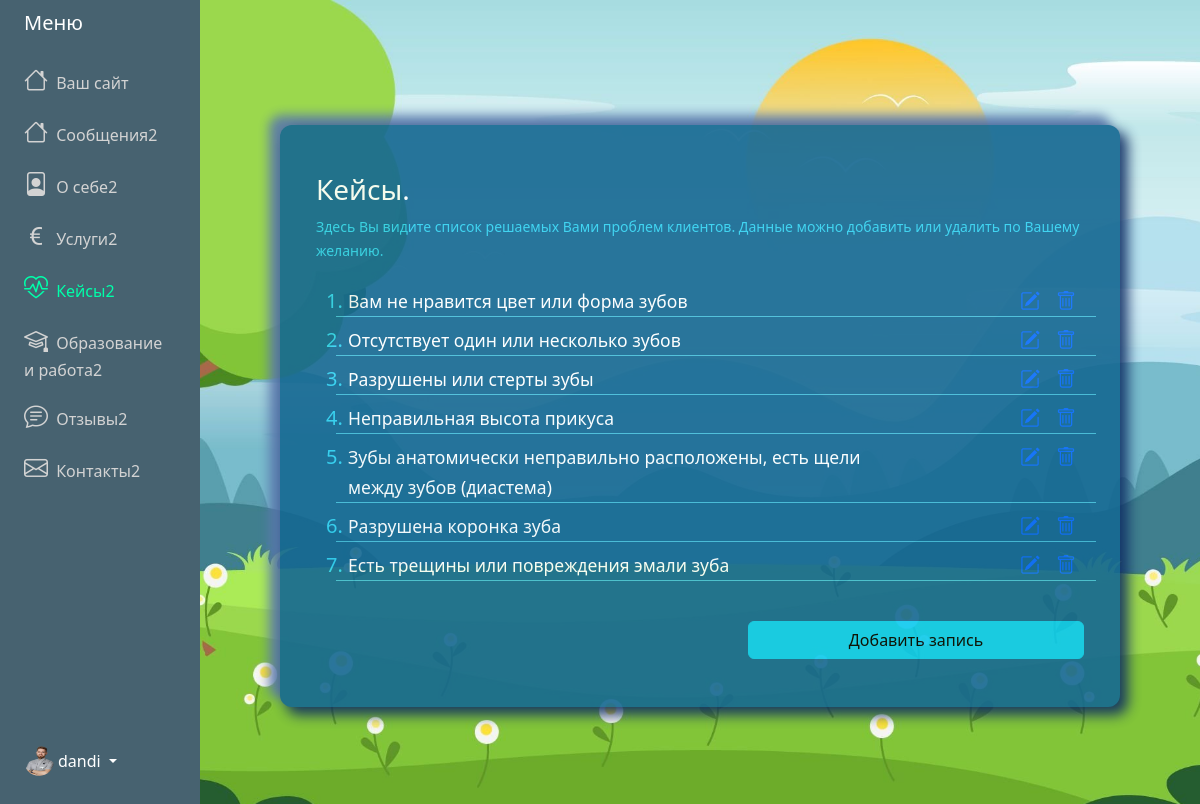
/adminPanel/cases/ (signed in), run on the app's committed database.
### adminPanel/models.py (models this page shows, shortened)
class Menu (models.Model):
    user = models.OneToOneField(User, on_delete=models.CASCADE)
    messages = models.CharField('Сообщения', max_length=100, default="Сообщения")
    about = models.CharField('О себе', max_length=100, default="О себе")
    services = models.CharField('Услуги', max_length=100, default="Услуги")
    cases = models.CharField('Кейсы', max_length=100, default="Кейсы")
    ed_and_work = models.CharField('Образование и работа', max_length=100, default="Образование и работа")
    feedbacks = models.CharField('Отзывы', max_length=100, default="Отзывы")
    contacts = models.CharField('Контакты', max_length=100, default="Контакты")

class About(models.Model):
    user = models.OneToOneField(User, on_delete=models.CASCADE)
    profession = models.CharField(max_length=200)
    slogan = models.TextField(null=True, blank=True)
    main_foto = models.ImageField(
        default="avatar.jpg",
        upload_to="About_main_foto"
    )

class Case(models.Model):
    post = models.TextField(null=False, blank=False)
    user = models.ForeignKey(User, on_delete=models.CASCADE)

### adminPanel/views.py (the view)
# urls.py: path('adminPanel/cases/', MyCaseView.as_view(), name="cases"),
class MyCaseView(LoginRequiredMixin,ListView):
    model = Case
    template_name = "adminPanel/case.html"
    context_object_name = "posts"
    def get_context_data(self, **kwargs):
        context = super().get_context_data(**kwargs)
        context['title'] = 'Решаемые проблемы'
        context['active'] = 'cases'
        context['menu'] = request_menu(self.request)
        return context

### adminPanel/views.py (called while the page is built)
def request_menu(request):
    user_id = request.user.id  # Получаем id текущего пользователя
    menu = Menu.objects.filter(user_id=user_id).first()  # Используем user_id для фильтрации
    return menu

### adminPanel/templates/adminPanel/case.html (shortened to what this page needs)
{% extends "adminPanel/base.html" %}
{% block content %}
<div class="container vh-100 d-flex align-items-center">
    <div id="innerPage">
        <div class="row align-items-center justify-content-center">
            <div class="col-12 text-white px-5 pt-5">
                <div class="lead">
                    <h3>Кейсы.</h3>
                    <p class="fs-6 mb-4">
                        <small class="label-color">Здесь Вы видите список решаемых Вами проблем клиентов. Данные можно добавить или удалить по Вашему желанию.</small>
                    </p>
                </div>
                {% if posts %}
                <ol class="categories">
                    {% for post in posts %}
                    <li class="label-color fs-5">
                        <div class="row mt-2" style="border-bottom: 1px solid #45bdd9;">
                            <div class="col-9">
                                <a href="{% url 'update-case' post.id %}" style="text-decoration: none;color: #ffffff;">
                                    <small>{{ post.post }}</small>
                                </a>
                            </div>
                            <div class="task-controls col-3 card-text d-flex">
                                <a class="edit px-2 ms-auto" href="{% url 'update-case' post.id %}">
                                    <i class="bi bi-pencil-square"></i></a>
                                <a class="edit px-2" href="{% url 'delete-case' post.id %}"><i class="bi bi-trash"></i></a>
                            </div>
                        </div>
                    </li>
                    {%endfor%}
                </ol>
                {% else %}
                <p class="text-center"> Список пуст!
                    <a href="{% url 'create-case' %}">Добавить запись</a>
                </p>
                {% endif %}
            </div>
        </div>
        <div class="row align-items-center justify-content-center">
            <div class="col-sm-6 col-xs-12 d-sm-block  px-5 pb-5">
                <a href="{% url 'create-case' %}" class="btn btn-info mt-4 w-100"
                    id="cases-brn">Добавить запись</a>
            </div>
        </div>
    </div>
</div>
{% endblock content %}

### adminPanel/templates/adminPanel/base.html (shortened to what this page needs)
{% load static %}
<!DOCTYPE html>
<html lang="en">
<head>
    <link href="https://cdn.jsdelivr.net/npm/bootstrap@5.3.3/dist/css/bootstrap.min.css" rel="stylesheet"
>
    <link rel="stylesheet"
        href="https://cdnjs.cloudflare.com/ajax/libs/bootstrap-icons/1.8.1/font/bootstrap-icons.min.css">
    <link rel="stylesheet" href="{% static 'css/styles.css'%}">
</head>
<body class="admin-panel-body">
    <div class="container-fluid">
        <div class="row flex-nowrap">
            <div class="col-auto col-md-3 col-xl-2 px-sm-2 px-0 menu-bg-custom">
                <div class="d-flex flex-column align-items-center align-items-sm-start px-3 pt-2 text-white min-vh-100">
                    <a href="/"
                        class="d-flex align-items-center pb-3 mb-md-0 me-md-auto text-white text-decoration-none">
                        <span class="fs-5 d-none d-sm-inline">Меню</span>
                    </a>
                    <ul class="nav text-light flex-column mb-sm-auto mb-0 align-items-center align-items-sm-start"
                        id="menu">
                        <li>
                            <a href="{% url 'home' %}" class="nav-link align-middle px-0 admin-menu-text {%if active == 'home' %} active {% endif %}">
                                <i class="fs-4 bi-house"></i> <span class="ms-1 d-none d-sm-inline">Ваш сайт</span>
                            </a>
                        </li>
                        <li>
                            <a href="{% url 'messages' %}" class="nav-link align-middle px-0 admin-menu-text {%if active == 'messages' %} active {% endif %}">
                                <i class="fs-4 bi-house"></i> <span class="ms-1 d-none d-sm-inline">{% if menu.messages %} {{ menu.messages }} {% else %}Сообщения {% endif %}</span>
                            </a>
                        </li>
                        <li>
                            <a href="{% url 'about' %}" class="nav-link align-middle px-0 admin-menu-text {%if active == 'about' %} active {% endif %}">
                                <i class="fs-4 bi-file-person"></i> <span class="ms-1 d-none d-sm-inline">{% if menu.about %} {{ menu.about }} {% else %} О себе {% endif %}</span>
                            </a>
                        </li>
                        <li>
                            <a href="{% url 'services' %}" class="nav-link px-0 align-middle admin-menu-text {%if active == 'services' %} active {% endif %}">
                                <i class="fs-4 bi-currency-euro"></i> <span class="ms-1 d-none d-sm-inline">{% if menu.services %} {{ menu.services }} {% else %} Услуги {% endif %}</span></a>
                        </li>
                        <li>
                            <a href="{% url 'cases' %}" class="nav-link px-0 align-middle admin-menu-text {%if active == 'cases' %} active {% endif %}">
                                <i class="fs-4 bi-heart-pulse"></i> <span class="ms-1 d-none d-sm-inline">{% if menu.cases %} {{ menu.cases }} {% else %} Кейсы {% endif %}</span></a>
                        </li>
                        <li>
                            <a href="{% url 'ed-and-work' %}" class="nav-link px-0 align-middl admin-menu-text {%if active == 'ed_and_work' %} active {% endif %}">
                                <i class="fs-4 bi-mortarboard"></i> <span class="ms-1 d-none d-sm-inline">{% if menu.ed_and_work %} {{ menu.ed_and_work }} {% else %} Образование и работа {% endif %}</span></a>
                        </li>
                        <li>
                            <a href="{% url 'feedbacks' %}" class="nav-link px-0 align-middle admin-menu-text {%if active == 'feedbacks' %} active {% endif %}">
                                <i class="fs-4 bi-chat-text"></i> <span class="ms-1 d-none d-sm-inline">{% if menu.feedbacks %} {{ menu.feedbacks }} {% else %} Отзывы {% endif %}</span>
                            </a>
                        </li>
                        <li>
                            <a href="#" class="nav-link px-0 align-middle admin-menu-text">
                                <i class="fs-4 bi-envelope"></i> <span class="ms-1 d-none d-sm-inline">{% if menu.contacts %} {{ menu.contacts }} {% else %} Контакты {% endif %}</span>
                            </a>
                        </li>
                    </ul>
                    <div class="dropdown pb-4">
                        <a href="#"
                            class="d-flex align-items-center text-white text-decoration-none dropdown-toggle {% if current_path == home_url %}active{% endif %}"
                            id="dropdownUser1" data-bs-toggle="dropdown" aria-expanded="false">
                            <img src="{{ user.about.main_foto.url }}" alt="logo" width="30" height="30"
                                class="rounded-circle">
                            <span class="d-none d-sm-inline mx-1">{{user.username}}</span>
                        </a>
                    </div>
                </div>
            </div>
            <div class="col py-3">
                {% block content %}
                {% endblock content %}
            </div>
        </div>
    </div>
</body>
</html>

### static/css/styles.css (style rules this page uses)
:root { --color-primary: #ee394c; --color-secondary: #86b7fe; --color-light: #f2f2f2; --color-gray: #ced4da; --color-dark: #212121; --color-white: #ffffff; --color-error: #e2442f; --color-warning: #ffc900; --color-info: #02a2b9; --color-success: #1ba345; --color-input: #00d1b2; --border-radius: 5px; }
#innerPage { width:100%; max-width:840px; margin : 0 auto; border-radius: 12px; background: #156892; box-shadow: 7px 7px 13px 1px #0f2d64, -10px -9px 11px 1px #5b79ad; opacity: 0.9; }
.menu-bg-custom { background-color: #476270; }
.admin-menu-text { color: lightgray; }
.admin-menu-text.active { color: #0fa !important; }
.label-color { color:#31d2f2; }

### adminPanel/templates/adminPanel/case.html (style rules this page uses)
.admin-panel-body { background-image: url('/media/fon-admin-about.jpg'); background-repeat: no-repeat; background-size: cover; background-position: center; }

### data on the page
Menu: messages "Сообщения2", about "О себе2", services "Услуги2", cases "Кейсы2", ed_and_work "Образование и работа2", feedbacks "Отзывы2", contacts "Контакты2"
Case: post "Вам не нравится цвет или форма зубов"
Case: post "Отсутствует один или несколько зубов"
Case: post "Разрушены или стерты зубы"
Case: post "Неправильная высота прикуса"
Case: post "Зубы анатомически неправильно расположены, есть щели между зубов (диастема)"
Case: post "Разрушена коронка зуба"
Case: post "Есть трещины или повреждения эмали зуба"

### other printed values
{{ user.username }} "dandi"
